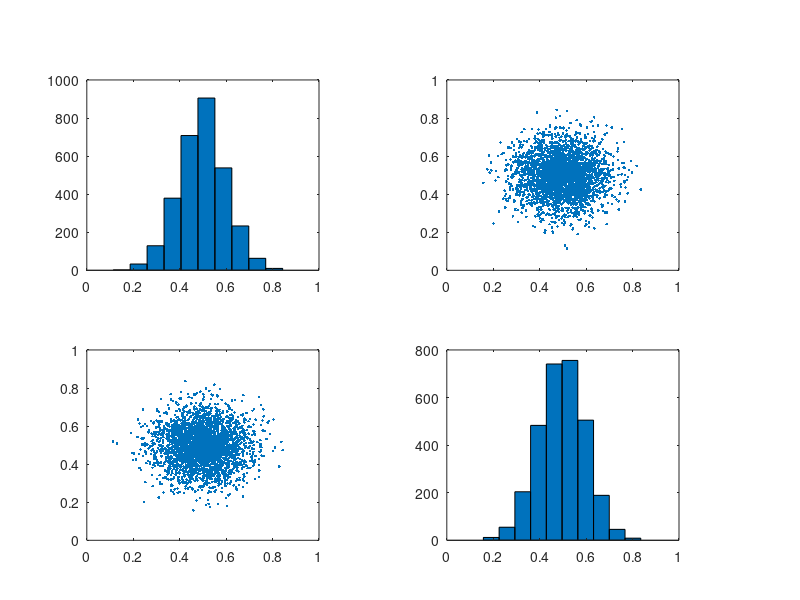

Write the MATLAB code that produced this figure. (Note: this script raises an error after producing the figure.)
%% MC_HeatDC_Run
% Monte Carlo process
%
% Modifications:
% WeiX, 9-4-2016, Create.



clear

% ----------------------Sampling-------------------
% rand(10,1)
num_sample=3000;
mu = [0.5,0.5];
sigma = [0.01,0;0,0.01];
% rng default  % For reproducibility
rng(1)
X_sample = mvnrnd(mu,sigma,num_sample);

% figure
% plot(X_sample(:,1),X_sample(:,2),'+')
figure
plotmatrix(X_sample)

%---------------------------------------------------

Paras.Lx=1;                % length of x axis is 1m
Paras.Ly=1;                % length of y axis is 1m
Paras.k=1;               % Thermal conductivity is 1000W/m/K
Paras.rho=1;                 % flow density

% Paras.T_L=100;               % Temperature of Left    boundary 
% Paras.T_R=100;               % Temperature of Right   boundary 
% Paras.T_B=400;               % Temperature of Bottom  boundary 
% Paras.T_T=400;               % Temperature of Top     boundary 

Paras.T_L=0;               % Temperature of Left    boundary 
Paras.T_R=0;               % Temperature of Right   boundary 
Paras.T_B=0;               % Temperature of Bottom  boundary 
Paras.T_T=0;               % Temperature of Top     boundary 

Paras.T_0=0;              % initial temperature

Paras.t_end=0.2;             % total simulation time 
Paras.dt=0.002;                  % time step

% -----------------------Solver Parameters---------------------------
Paras.Num_node_x=20;        % number of volumes on x direction
Paras.Num_node_y=20;        % number of volumes on y direction

uParas.ampx=1;
uParas.ampy=1;
uParas.x0=0.5;
uParas.y0=0.7;

% ----------Generate Initial field-------------

[T,Xcor,Ycor] = GausFieldF(Paras);
X_int=T(:);

h = waitbar(0,'TestHDM is working very hard for you');
for i = 1:num_sample
    
    uParas.x0=X_sample(i,1);
    uParas.y0=X_sample(i,2);
   
    [y,Time]=Us_HeatDC_SolveFunc(Paras,uParas,X_int);
%     [Rec_X,Time]=Us_HeatDC_SolveFunc(Paras,IntParas)

    Y_Rec(i,:,1)=y(450,:); 
    Y_Rec(i,:,2)=y(490,:); 
    Y_Rec(i,:,3)=y(1960,:); 
    Y_Rec(i,:,4)=y(1990,:); 
    Y_Rec(i,:,5)=y(1250,:); 
% 
%     Sum_Y_Rec=sum(Y_Rec,2);
%     Sum_Y_Rec=reshape(Sum_Y_Rec,num_sample,[]);
    
%     Y_Rec(:,:,i)=y;
    


%     Y_Rec1(i,:,1)=y(50,:); 
%     Y_Rec2(i,:,2)=y(490,:); 
%     Y_Rec3(i,:,3)=y(1960,:); 
%     Y_Rec4(i,:,4)=y(1990,:); 
%     Y_Rec5(i,:,5)=y(1250,:); 
    
%     Y_Rec(:,:,i)=y; 
    Time_Rec(i,1)=Time;
        
%     y=y(:,Index_snapshot);
%     Y(i,:)=y(:)';
   
    waitbar(i/num_sample);
%     waitbar(i/Num_X,'TestHDM is working very hard for you');
    
%     h=waitbar(i/Num_X,'TestHDM is working very hard for you');
%     h=waitbar(i/Num_X,sprintf('TestHDM is working very hard for you. %d%% done...',i/Num_X));
    
end
close(h);

% for i=1:num_sample
%     Y_Rec2(i,:,1)=Y_Rec(84,:,i); 
%     Y_Rec2(i,:,2)=Y_Rec(96,:,i); 
%     Y_Rec2(i,:,3)=Y_Rec(324,:,i);  
%     Y_Rec2(i,:,4)=Y_Rec(336,:,i);  
%     Y_Rec2(i,:,5)=Y_Rec(200,:,i);   
% end





% save('HeatDC_MC_data21.mat','X_sample','Y_Rec','Time_Rec','Paras','uParas','mu','sigma','X_int');